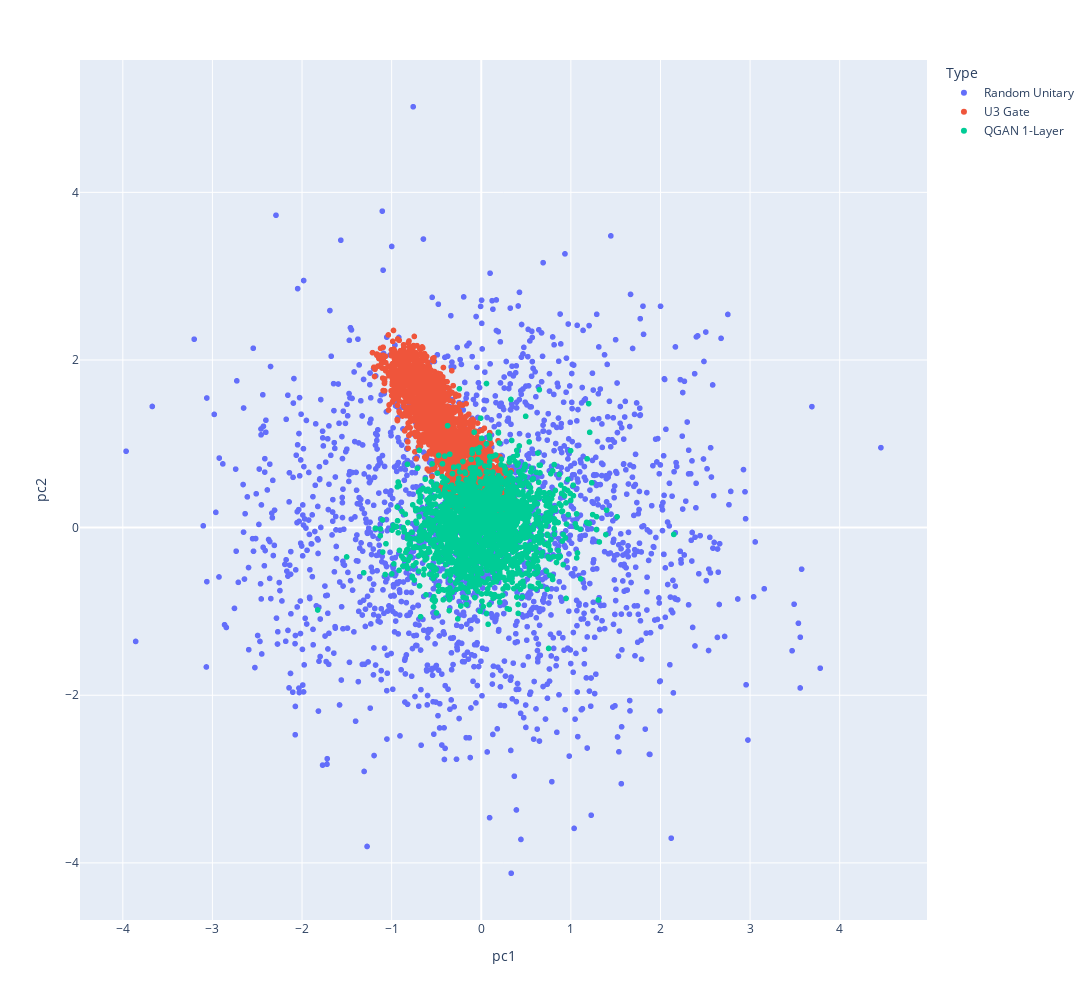

Notebook code for this chart:
### Code cell
pcs_fig

### Figure 1 — Plotly figure (JSON) as saved in the notebook; plotly's stock layout.template omitted (floating-point values rounded to 4 significant figures; data arrays with more than 128 entries replaced by an {"elided": "..."} marker saying what was removed)
{"data": [{"hovertemplate": "Type=Random Unitary<br>pc1=%{x}<br>pc2=%{y}<extra></extra>", "legendgroup": "Random Unitary", "marker": {"color": "#636efa", "symbol": "circle"}, "mode": "markers", "name": "Random Unitary", "showlegend": true, "type": "scattergl", "x": {"elided": "2000 float values"}, "xaxis": "x", "y": {"elided": "2000 float values"}, "yaxis": "y"}, {"hovertemplate": "Type=U3 Gate<br>pc1=%{x}<br>pc2=%{y}<extra></extra>", "legendgroup": "U3 Gate", "marker": {"color": "#EF553B", "symbol": "circle"}, "mode": "markers", "name": "U3 Gate", "showlegend": true, "type": "scattergl", "x": {"elided": "2000 float values"}, "xaxis": "x", "y": {"elided": "2000 float values"}, "yaxis": "y"}, {"hovertemplate": "Type=QGAN 1-Layer<br>pc1=%{x}<br>pc2=%{y}<extra></extra>", "legendgroup": "QGAN 1-Layer", "marker": {"color": "#00cc96", "symbol": "circle"}, "mode": "markers", "name": "QGAN 1-Layer", "showlegend": true, "type": "scattergl", "x": {"elided": "2000 float values"}, "xaxis": "x", "y": {"elided": "2000 float values"}, "yaxis": "y"}], "layout": {"height": 1000, "legend": {"title": {"text": "Type"}, "tracegroupgap": 0}, "margin": {"t": 60}, "width": 1200, "xaxis": {"anchor": "y", "domain": [0, 1], "title": {"text": "pc1"}}, "yaxis": {"anchor": "x", "domain": [0, 1], "title": {"text": "pc2"}}}}
